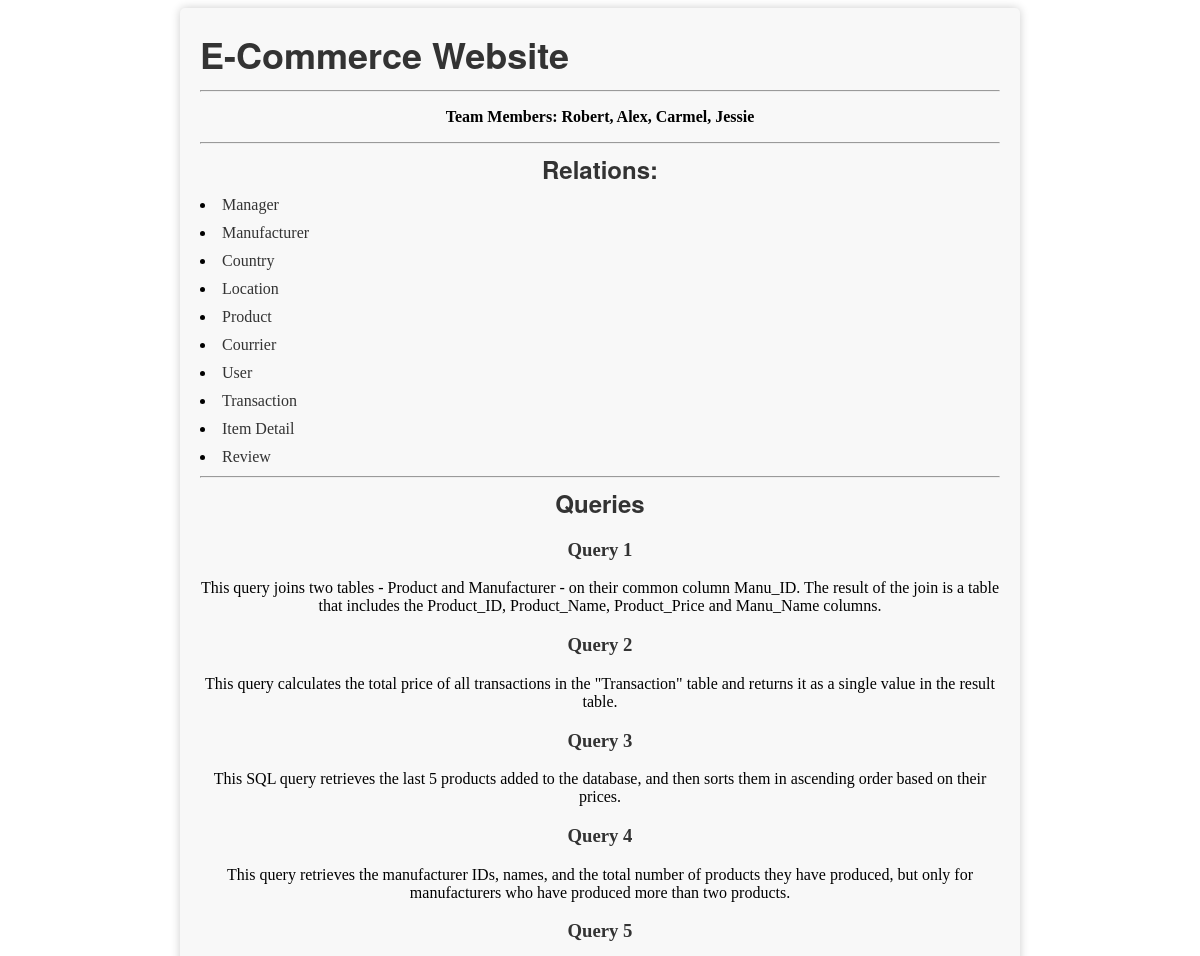
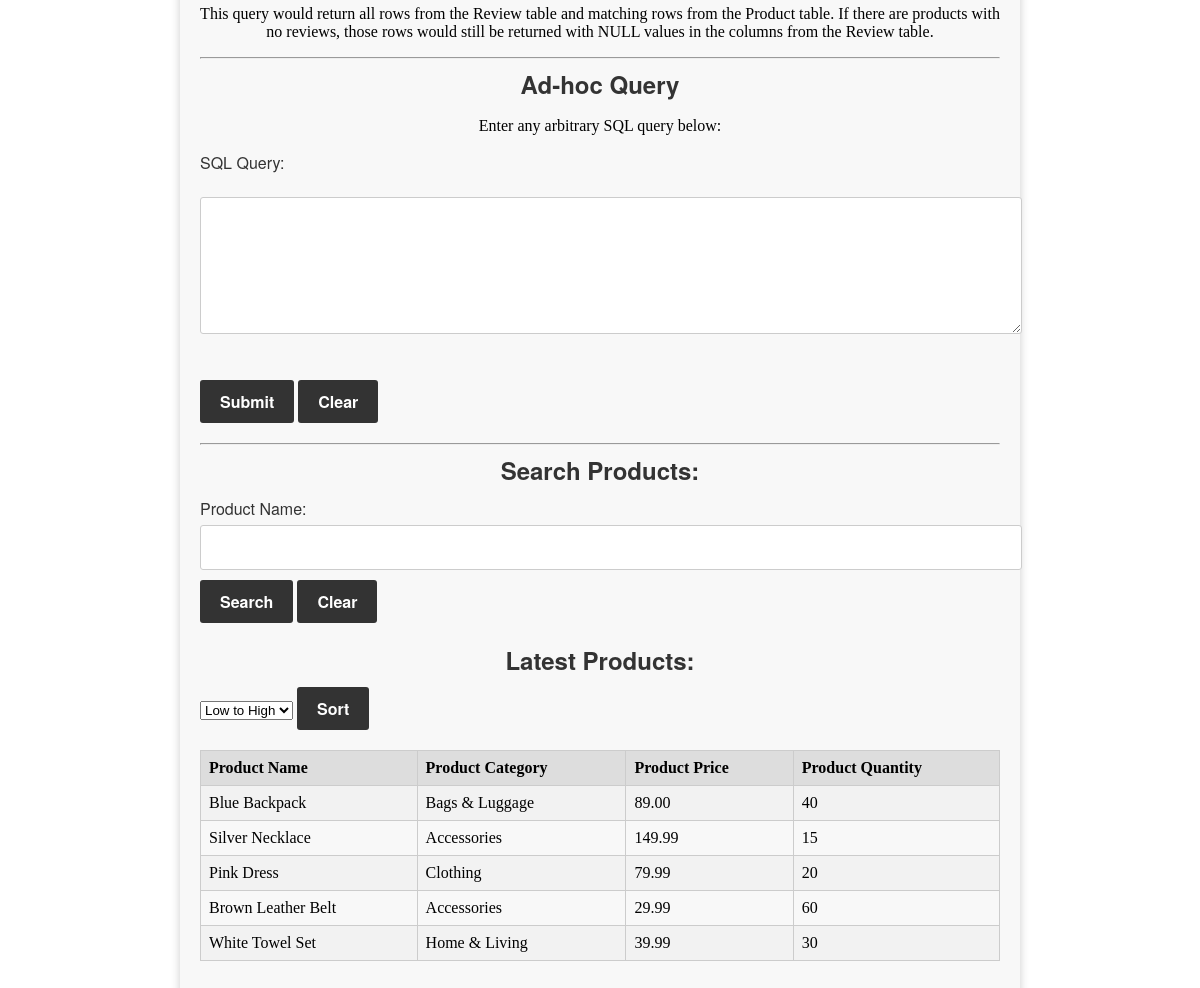
The page / on the database its author committed (2 pictures, top to bottom).
### tables this page shows
CREATE TABLE Product (
  Product_ID INT PRIMARY KEY NOT NULL,
  Product_Name VARCHAR(50) NOT NULL,
  Product_Price DECIMAL(10,2) NOT NULL,
  Product_Category VARCHAR(50) NOT NULL,
  Product_Quantity INT NOT NULL,
  Manu_ID INT,
  Avg_Star_Rate DECIMAL(2,1) DEFAULT 0.0,
  FOREIGN KEY (Manu_ID) REFERENCES Manufacturer(Manu_ID)
);

### index.php (the view, shortened to what this page needs)
<!DOCTYPE html>
<html>
<head>
</head>
<body>
	<div class="container">
		<h1>E-Commerce Website</h1>
    <hr>
    <p><b>Team Members: Robert, Alex, Carmel, Jessie</b></p>
		<hr>
		<h2>Relations:</h2>
		<ul>
      <li><a href="manager.php" >Manager</a> </li>
      <li><a href="manufacturer.php">Manufacturer</a></li>
      <li><a href="country.php">Country</a></li>
      <li><a href="location.php">Location</a></li>
      <li><a href="product.php">Product</a></li>
      <li><a href="courrier.php">Courrier</a></li>
      <li><a href="user.php">User</a></li>
      <li><a href="transaction.php">Transaction</a></li>
      <li><a href="item_Detail.php">Item Detail</a></li>
      <li><a href="review.php">Review</a></li>
    </ul>
    <hr>
    <h2>Queries</h2>
    <ol>
      <ol><a href="query1.php"><h3>Query 1</h3></a> <p>This query joins two tables - Product and Manufacturer - on their common column Manu_ID. The result of the join is a table that includes the Product_ID, Product_Name, Product_Price and Manu_Name columns.</p></li>
      <ol><a href="query2.php"><h3>Query 2</h3></a> <p>This query calculates the total price of all transactions in the "Transaction" table and returns it as a single value in the result table.</p></li>
      <ol><a href="query3.php"><h3>Query 3</h3></a> <p>This SQL query retrieves the last 5 products added to the database, and then sorts them in ascending order based on their prices.</p></li>
      <ol><a href="query4.php"><h3>Query 4</h3></a> <p>This query retrieves the manufacturer IDs, names, and the total number of products they have produced, but only for manufacturers who have produced more than two products.</p></li>
      <ol><a href="query5.php"><h3>Query 5</h3></a> <p>This query would return all rows from the Review table and matching rows from the Product table. If there are products with no reviews, those rows would still be returned with NULL values in the columns from the Review table.</p></li>
    </ol>
    <hr>
    <h2>Ad-hoc Query</h2>
    <p>Enter any arbitrary SQL query below:</p>
    <form method="POST" action="inputQuery.php">
      <label for="query">SQL Query:</label><br>
      <textarea name="query" id="query" rows="5" cols="50"></textarea><br><br>
      <input type="submit" value="Submit">
      <input type="reset" value="Clear">
    </form>
      <hr>
      <h2>Search Products:</h2>
      <form method="POST" action = "search.php">
        <label for="product_name">Product Name:</label>
          <input type="text" name="Product_Name" id="product_name">
          <input type="submit" value="Search">
          <input type="reset" value="Clear">
      </form>
		<h2> Latest Products: </h2>
<form method="post" action="">
	<select name="sort">
		<option value="asc">Low to High</option>
	</select>
	<input type="submit" name="submit" value="Sort">
</form>
<?php
	$servername = "cssql.seattleu.edu";
	$username = "bd_rwidjaja1";
	$password = "3300rwidjaja1-Bvkw";
	$dbname = "bd_rwidjaja1";
	$conn = new mysqli($servername, $username, $password, $dbname);
	if (isset($_POST['submit'])) {
		$sort = $_POST['sort'];
		$sql = "SELECT * FROM (
			SELECT * FROM Product ORDER BY Product_ID DESC LIMIT 5
		) AS subquery ORDER BY Product_Price $sort
		";
	} else {
		$sql = "SELECT * FROM Product ORDER BY Product_ID DESC LIMIT 5";
	}
	$result = $conn->query($sql);
	if ($result->num_rows > 0) {
		echo "<table>";
		echo "<tr><th>Product Name</th><th>Product Category</th><th>Product Price</th><th>Product Quantity</th></tr>";
		while($row = $result->fetch_assoc()) {
			echo "<tr>";
			echo "<td>" . $row["Product_Name"] . "</td>";
			echo "<td>" . $row["Product_Category"] . "</td>";
			echo "<td>" . $row["Product_Price"] . "</td>";
			echo "<td>" . $row["Product_Quantity"] . "</td>";
			echo "</tr>";
		}
		echo "</table>";
	} else {
		echo "No products found.";
	}
?>
      </div>
  </body>
</html>

### index.php (style rules this page uses)
.container { max-width: 800px; margin: 0 auto; padding: 20px; background-color: #f8f8f8; border-radius: 5px; box-shadow: 0 0 10px rgba(0, 0, 0, 0.2); }
h1, h2 { margin-top: 0; margin-bottom: 10px; font-family: 'Helvetica Neue', sans-serif; color: #333; }
h1 { font-size: 36px; }
h2 { font-size: 24px; }
a { text-decoration: none; color: #333; }
ul, ol { margin-top: 0; margin-bottom: 10px; padding-left: 0; }
li { margin-bottom: 5px; }
form { margin-top: 10px; margin-bottom: 20px; }
label { display: block; margin-bottom: 5px; font-family: 'Helvetica Neue', sans-serif; font-size: 16px; color: #333; }
input[type="text"], textarea { display: block; width: 100%; padding: 10px; margin-bottom: 10px; border: 1px solid #ccc; border-radius: 3px; font-family: 'Helvetica Neue', sans-serif; font-size: 16px; color: #333; }
input[type="submit"], input[type="reset"] { display: inline-block; padding: 10px 20px; border: none; border-radius: 3px; font-family: 'Helvetica Neue', sans-serif; font-size: 16px; font-weight: bold; color: #fff; background-color: #333; cursor: pointer; }
table { width: 100%; border-collapse: collapse; margin-bottom: 20px; }
th, td { padding: 10px; text-align: left; border: 1px solid #ccc; }
th { font-weight: bold; }
h2 { text-align: center; }
p { text-align: center; }
h3 { text-align: center; }
ul { list-style-position: inside; text-align: center; }
ul li { text-align: left; margin: 10px 0; }
table { border-collapse: collapse; width: 100%; }
th, td { text-align: left; padding: 8px; }
th { background-color: #ddd; }
tr:nth-child(even) { background-color: #f2f2f2; }

### rows shown on the page
product: Product_Name "Blue Backpack", Product_Category "Bags & Luggage", Product_Price "89.00", Product_Quantity "40"
product: Product_Name "Silver Necklace", Product_Category "Accessories", Product_Price "149.99", Product_Quantity "15"
product: Product_Name "Pink Dress", Product_Category "Clothing", Product_Price "79.99", Product_Quantity "20"
product: Product_Name "Brown Leather Belt", Product_Category "Accessories", Product_Price "29.99", Product_Quantity "60"
product: Product_Name "White Towel Set", Product_Category "Home & Living", Product_Price "39.99", Product_Quantity "30"
